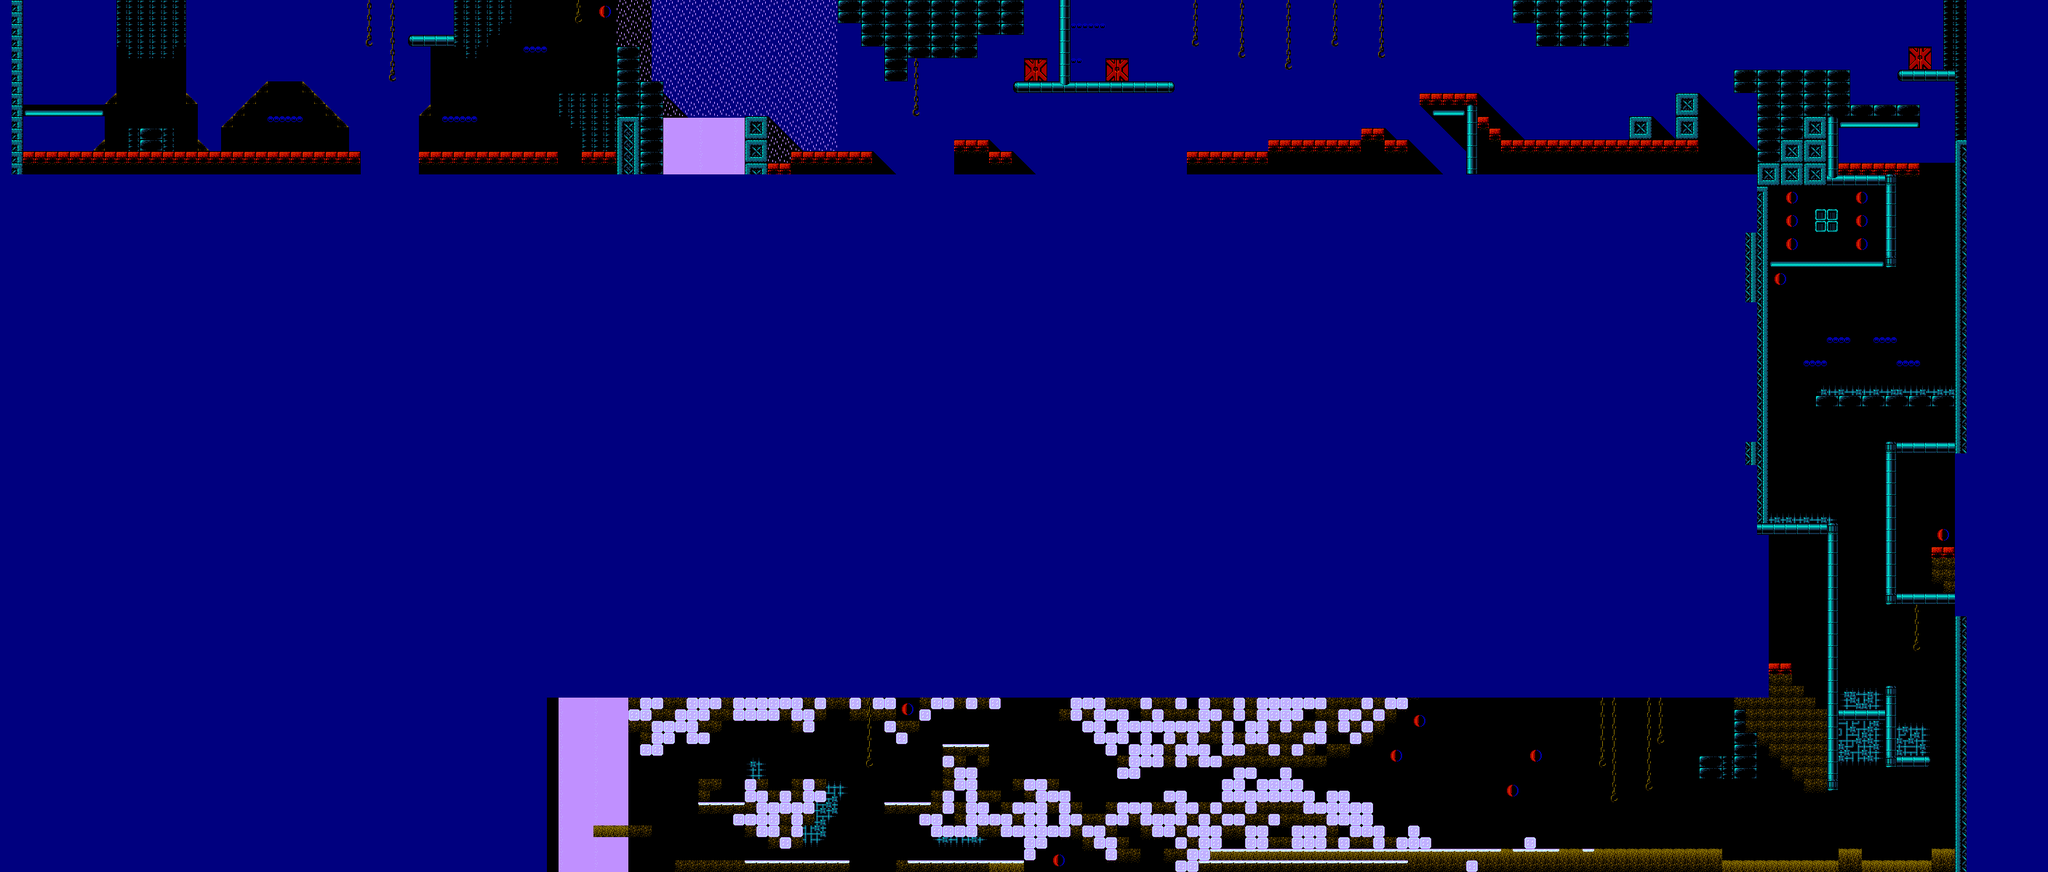

Below is a game level as drawn by its tile map, then a one-line description and the .tmx that defines it (tile-layer data replaced by summaries):
An orthogonal 176x75 tile map with 16x16 px tiles, 3 tile layers (Tile Layer 1, Tile Layer 2, Tile Layer 3) and 42 objects (17x spawn, 10x deathzone, 6x platform, 6x pickup, 3x cam).

<map version="1.0" tiledversion="1.0.3" orientation="orthogonal" renderorder="right-down" width="176" height="75" tilewidth="16" tileheight="16" backgroundcolor="#00007f" nextobjectid="71">
 <properties>
  <property name="passages" value="rl" />
  <property name="traveltime" value="1500" />
 </properties>
 <tileset firstgid="1" name="tiles" tilewidth="16" tileheight="16" tilecount="231" columns="11">
  <image source="../textures/tiles1.png" width="176" height="336" />
  <tile id="4" type="block" />
  <tile id="5" type="block" />
  <tile id="9" type="block" />
  <tile id="10" type="block" />
  <tile id="15" type="block" />
  <tile id="16" type="block" />
  <tile id="20" type="block" />
  <tile id="21" type="block" />
  <tile id="22" type="block" />
  <tile id="23" type="block" />
  <tile id="24" type="block" />
  <tile id="25" type="hook" />
  <tile id="26" type="block" />
  <tile id="27" type="block" />
  <tile id="32" type="block" />
  <tile id="63" type="block" />
  <tile id="64" type="block" />
  <tile id="65" type="block" />
  <tile id="74" type="block" />
  <tile id="75" type="block" />
  <tile id="76" type="block" />
  <tile id="99" type="block" />
  <tile id="100" type="hook_platform" />
  <tile id="101" type="hook_platform" />
  <tile id="102" type="hook_platform" />
  <tile id="103" type="block" />
  <tile id="104" type="block" />
  <tile id="105" type="block" />
  <tile id="106" type="block" />
  <tile id="110" type="block" />
  <tile id="111" type="block" />
  <tile id="112" type="block" />
  <tile id="113" type="block" />
  <tile id="114" type="block" />
  <tile id="115" type="block" />
  <tile id="116" type="block" />
  <tile id="125" type="block" />
  <tile id="126" type="block" />
  <tile id="183" type="watertop" />
  <tile id="184" type="watertop" />
  <tile id="185" type="watertop" />
  <tile id="186" type="watertop" />
  <tile id="194" type="water" />
  <tile id="195" type="water" />
  <tile id="196" type="water" />
  <tile id="197" type="water" />
  <tile id="205" type="rain" />
  <tile id="206" type="rain" />
  <tile id="217" type="ice" />
  <tile id="227" type="platform" />
  <tile id="229" type="exit" />
  <tile id="230" type="iceblock" />
 </tileset>
 <layer name="Tile Layer 1" width="176" height="75">
  <data>[13200 cells, 3692 non-empty, 71 distinct tile ids]</data>
 </layer>
 <layer name="Tile Layer 2" width="176" height="75">
  <data>[13200 cells, 67 non-empty, 7 distinct tile ids]</data>
 </layer>
 <layer name="Tile Layer 3" width="176" height="75">
  <data>[13200 cells, 665 non-empty, 8 distinct tile ids]</data>
 </layer>
 <objectgroup name="Object Layer 1">
  <object id="5" type="cam" x="32" y="0" width="2656" height="240" />
  <object id="6" type="cam" x="2432" y="0" width="256" height="1200" />
  <object id="7" type="cam" x="320" y="960" width="2368" height="240" />
  <object id="11" name="player" type="spawn" x="64" y="176" />
  <object id="13" name="Dale" type="spawn" x="2256" y="144">
   <properties>
    <property name="ai" value="Sentinel" />
    <property name="distanceToReachX" type="int" value="6" />
    <property name="facing" value="left" />
   </properties>
  </object>
  <object id="14" type="platform" x="1392" y="208" width="240" height="16" />
  <object id="16" type="platform" x="2656" y="144" width="32" height="352" />
  <object id="17" type="platform" x="2432" y="528" width="32" height="160" />
  <object id="22" type="deathzone" x="80" y="272" width="2352" height="32" />
  <object id="24" name="Ghost" type="spawn" x="2448" y="384">
   <properties>
    <property name="ai" value="HomingMissile" />
    <property name="distanceToReachX" type="int" value="8" />
    <property name="distanceToReachY" type="int" value="5" />
    <property name="facing" value="left" />
   </properties>
  </object>
  <object id="26" name="Dale" type="spawn" x="1424" y="96">
   <properties>
    <property name="ai" value="Liner" />
    <property name="distanceToReachX" type="int" value="4" />
    <property name="facing" value="left" />
   </properties>
  </object>
  <object id="27" name="Dale" type="spawn" x="1584" y="96">
   <properties>
    <property name="ai" value="Chaser" />
    <property name="distanceToReachX" type="int" value="4" />
    <property name="distanceToReachY" type="int" value="4" />
   </properties>
  </object>
  <object id="29" name="Dale" type="spawn" x="2320" y="112">
   <properties>
    <property name="ai" value="Sentinel" />
    <property name="distanceToReachX" type="int" value="6" />
    <property name="facing" value="left" />
   </properties>
  </object>
  <object id="30" name="Dale" type="spawn" x="2624" y="128">
   <properties>
    <property name="ai" value="Sentinel" />
    <property name="distanceToReachX" type="int" value="7" />
    <property name="facing" value="left" />
   </properties>
  </object>
  <object id="31" type="deathzone" x="2480" y="528" width="208" height="16" />
  <object id="32" type="platform" x="2544" y="672" width="32" height="272" />
  <object id="33" name="Ghost" type="spawn" x="2672" y="736">
   <properties>
    <property name="ai" value="HomingMissile" />
    <property name="distanceToReachX" type="int" value="8" />
    <property name="distanceToReachY" type="int" value="4" />
   </properties>
  </object>
  <object id="34" name="Ghost" type="spawn" x="2448" y="896">
   <properties>
    <property name="ai" value="HomingMissile" />
    <property name="distanceToReachX" type="int" value="8" />
    <property name="distanceToReachY" type="int" value="4" />
    <property name="facing" value="left" />
   </properties>
  </object>
  <object id="35" name="Ghost" type="spawn" x="2080" y="1088">
   <properties>
    <property name="ai" value="HomingMissile" />
    <property name="distanceToReachX" type="int" value="7" />
    <property name="distanceToReachY" type="int" value="4" />
    <property name="facing" value="left" />
   </properties>
  </object>
  <object id="37" type="deathzone" x="2432" y="704" width="96" height="16" />
  <object id="40" type="platform" x="720" y="96" width="32" height="112" />
  <object id="44" name="Dale" type="spawn" x="688" y="192">
   <properties>
    <property name="ai" value="Chaser" />
    <property name="distanceToReachX" type="int" value="12" />
    <property name="facing" value="left" />
   </properties>
  </object>
  <object id="47" name="Dale" type="spawn" x="464" y="192">
   <properties>
    <property name="ai" value="Liner" />
    <property name="distanceToReachX" type="int" value="12" />
    <property name="facing" value="left" />
   </properties>
  </object>
  <object id="48" type="deathzone" x="1136" y="1072" width="23.75" height="24.5" />
  <object id="49" type="deathzone" x="1120" y="1104" width="31.25" height="24.25" />
  </objectgroup>
</map>
<!-- 17 of 42 objects omitted -->